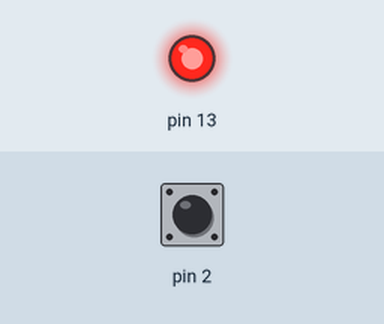
The sketch below on a simulated Arduino Uno, built with avr-gcc and run on an emulated ATmega328P. On the bench: output pins drawn as LEDs (lit = HIGH). Inputs (shaded band) come from the test bench; at power-on: pin 2 HIGH.

Above: at 2.8 s.
2.9 s: pin 2 driven LOW
At 3.6 s:
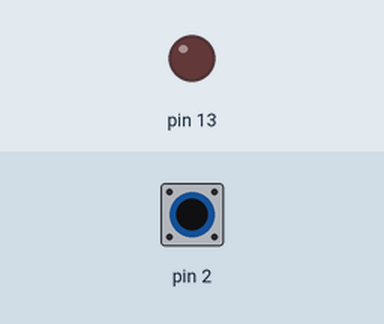
4.5 s: pin 2 driven HIGH
At 6.3 s:
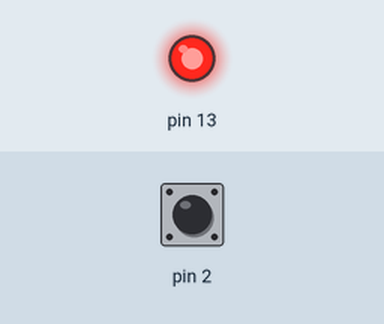
Timing chart, 0 to 7.8 s (numbered marks = the images above; inputs shaded):
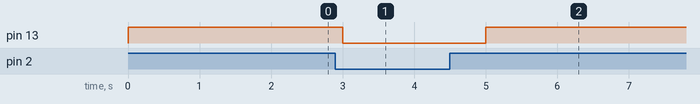

The sketch:

sketch.ino
```cpp
// wap to connect a led through push button
int buttonstate=0;
void setup() {
  // put your setup code here, to run once:
pinMode(2, INPUT);
pinMode(13, OUTPUT);

}

void loop() {
  // put your main code here, to run repeatedly:
buttonstate=digitalRead(2);
if(buttonstate==HIGH)
{
  digitalWrite(13, HIGH);

}
else
{
  digitalWrite(13, LOW);
}
delay(1000);
}
```

Measured:
- after the input at 2.9 s, pin 13: HIGH → LOW after 0.10 s
- after the input at 4.5 s, pin 13: LOW → HIGH after 0.50 s
